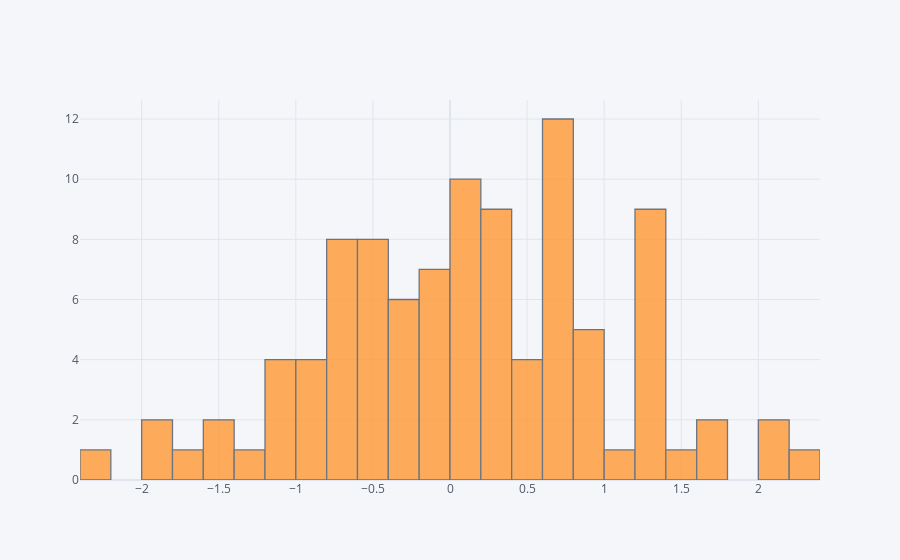

The cell this chart's notebook holds for it:
### Markdown cell above
## histogram

### Code cell
df['A'].iplot(kind='hist',bins=25)

### Figure 1 — Plotly figure (JSON) as saved in the notebook; plotly's stock layout.template omitted (floating-point values rounded to 4 significant figures)
{"data": [{"histfunc": "count", "histnorm": "", "marker": {"color": "rgba(255, 153, 51, 1.0)", "line": {"color": "#4D5663", "width": 1.3}}, "name": "A", "nbinsx": 25, "opacity": 0.8, "orientation": "v", "type": "histogram", "x": [-1.087, 0.2745, 0.8986, -0.1655, -1.273, 1.379, 0.7869, 0.7766, 0.2262, 0.007405, 0.6437, -1.763, 0.4441, -0.2109, 0.6198, -1.829, -0.9432, -0.6478, 0.6509, 0.7909, -0.5438, 0.1149, 0.3975, -1.806, -0.8524, -0.5587, -1.147, -0.1645, -0.6607, 0.04935, -0.05731, -0.4394, 0.02773, -0.7062, 0.2046, 0.3496, 0.6578, -0.2759, 2.071, -0.09914, 1.317, -0.7395, 0.007553, 0.01675, -0.5612, -0.486, -0.1337, 0.03736, 0.6178, 1.38, -0.6931, -0.9972, 1.364, -1.107, 1.085, -0.09556, 0.6288, -0.876, 1.234, 0.03396, 2.141, 0.6385, -0.527, -0.5848, -2.349, -0.184, 0.1696, 0.4638, -0.3056, 0.7936, 0.8102, 1.768, 0.9766, 0.2133, -0.3188, 2.271, -1.085, -1.57, 0.3458, 0.8704, 1.237, 1.378, 1.648, 1.338, 0.6753, 1.483, -1.47, 0.1801, -0.6444, 1.342, 0.3795, 0.3489, 0.5547, -0.7616, -0.346, -0.4676, -0.6757, 0.4452, -0.2883, 0.8909]}], "layout": {"barmode": "overlay", "legend": {"bgcolor": "#F5F6F9", "font": {"color": "#4D5663"}}, "paper_bgcolor": "#F5F6F9", "plot_bgcolor": "#F5F6F9", "title": {"font": {"color": "#4D5663"}}, "xaxis": {"gridcolor": "#E1E5ED", "showgrid": true, "tickfont": {"color": "#4D5663"}, "title": {"font": {"color": "#4D5663"}, "text": ""}, "zerolinecolor": "#E1E5ED"}, "yaxis": {"gridcolor": "#E1E5ED", "showgrid": true, "tickfont": {"color": "#4D5663"}, "title": {"font": {"color": "#4D5663"}, "text": ""}, "zerolinecolor": "#E1E5ED"}}}
